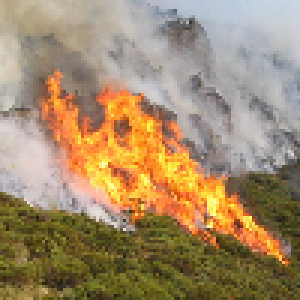
#> input picture assets/379_rgb.png, 100 x 100 px, found by its file name (shown 3 times larger)
$ python main.py
#> lines starting #> are read from the running program, lines starting #| are printed output that depends on the picture; after the words box and inside, x2 and y2 are one past the last pixel; in counts of white or black regions, pixels touching at a corner belong together
### src/utils.py
import cv2 as cv
import numpy as np

def load_img(img_path):
#> called with img_path = '../test/RGB_Img_complete_100/379_rgb.png'
    img = cv.imread(img_path, cv.IMREAD_COLOR)
#> img is the input picture: shape (100, 100, 3); mean B, G, R 106.6, 139.1, 162.4
    img = img.astype(np.float32)
#> in ffd, `hsv_img = cv.cvtColor(blured_img.copy(), cv.COLOR_RGB2HSV)`: hsv_img: shape (100, 100, 3) float32; mean H, S, V 191, 0.4, 164
#> in ffd, `hsl_img = cv.cvtColor(blured_img.copy(), cv.COLOR_RGB2HLS)`: hsl_img: shape (100, 100, 3) float32; mean of channels 0, 1, 2 191, 134.5, -0.3
    return img

def show_img(img, name=""):
    img = img.copy()
    img = img.astype(np.uint8)
    cv.imshow(name, img)
    cv.waitKey(0)
    cv.destroyAllWindows()

# [4 lines that do not run on import are left out]

### src/forest_fire_detection.py
import cv2 as cv
import numpy as np
import utils

KERNEL_SIZE = (7, 7)

def hsv_2_hwb(hsv_img):
    hue, saturation, value = cv.split(hsv_img)
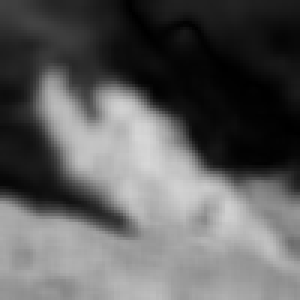
#> saturation: shape (100, 100) float32 (shown 3 times larger); min 0.000458, max 0.845, mean 0.368
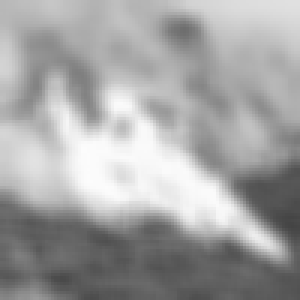
#> value: shape (100, 100) float32 (shown 3 times larger); min 68.49, max 252.3, mean 164
    white = (1-saturation)*value
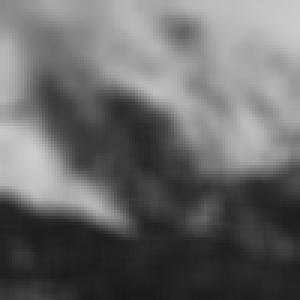
#> white: shape (100, 100) float32 (shown 3 times larger); min 24.94, max 205.8, mean 105.1
    black = 1-value
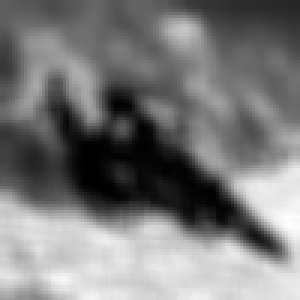
#> black: shape (100, 100) float32 (shown 3 times larger); min -251.3, max -67.49, mean -163; drawn with min black and max white
    hwb_img = cv.merge([hue, white, black])
#> hwb_img: shape (100, 100, 3) float32; mean H, S, V 191, 105.1, -163
    return hwb_img

def ffd(img, debug=False):
    kernel = KERNEL_SIZE
    blured_img = cv.blur(img.copy(), kernel)
    hsv_img = cv.cvtColor(blured_img.copy(), cv.COLOR_RGB2HSV)
    hsl_img = cv.cvtColor(blured_img.copy(), cv.COLOR_RGB2HLS)
    hwb_img = hsv_2_hwb(hsv_img)
    hue, saturation, value = cv.split(hsv_img)
    _, light, _ = cv.split(hsl_img)
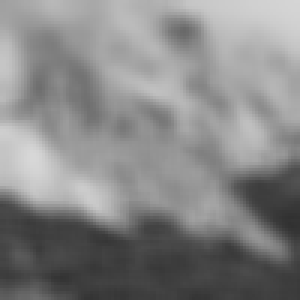
#> light: shape (100, 100) float32 (shown 3 times larger); min 49.49, max 215.5, mean 134.5
    _, white, black = cv.split(hwb_img)

    saturation_avg = np.average(saturation)
#> saturation_avg = 0.368
    black_avg = np.average(black)
#> black_avg = -163
    white_avg = np.average(white)
#> white_avg = 105.1
    #CC = ((hue >= 330) | (hue <= 65))
    CC = (saturation > 0.35) & (((light > 0.70) | ((black < black_avg) & (white < white_avg)) | ((white > white_avg) & (saturation > saturation_avg))) | (white >= 98) & (black <= 2))
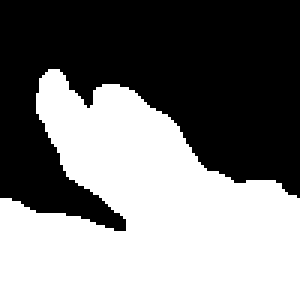
#> CC: shape (100, 100) bool (shown 3 times larger); 49.5% white; 1 white region, box (x1, y1, x2, y2) and area: (0, 23, 100, 100) 4952


    mask = CC.astype(np.uint8) * 255
    if debug:
        mask_colored = cv.merge([mask, mask, mask])
#> mask_colored: shape (100, 100, 3); mean H, S, V 126.3, 126.3, 126.3
        result = cv.bitwise_and(img.astype(np.uint8), mask_colored)
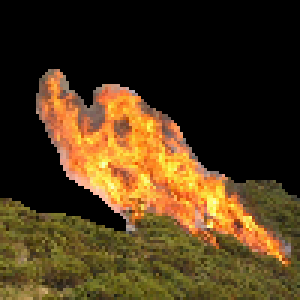
#> result: shape (100, 100, 3) (shown 3 times larger); mean B, G, R 25.2, 55.7, 76
        #utils.show_img(mask)
        #utils.show_img(img)
        utils.show_img(result)
    return mask

# [4 lines that do not run on import are left out]

### src/main.py
from forest_fire_detection import ffd
import cv2 as cv
import utils

if __name__ == "__main__":
    img_path = "../test/RGB_Img_complete_100/379_rgb.png"
    img = utils.load_img(img_path)
    mask = ffd(img, debug=True)
    cv.imwrite("mask.png", mask)
